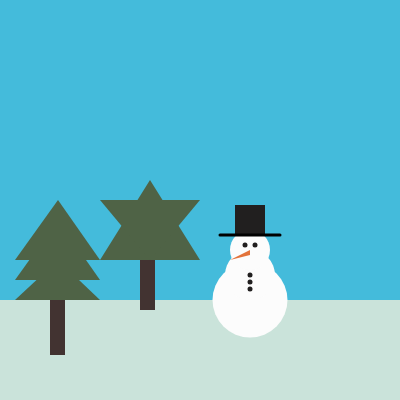
Frame 1 (no input)
Frame 60 (no input): identical to frame 1, image omitted
Frame 120 (the mouse pressed at the canvas centre since frame 60): identical to frame 1, image omitted

The p5.js sketch that drew this single still picture (run headless with seeded random() and noise() and a simulated clock; from frame 60 on, the mouse is pressed at the canvas centre):

// p5.js sketch
// ── sketch.js
function setup() {
  createCanvas(400, 400);
}

function draw() {
  //snow scape floor 
  background(220);
  fill(202, 227, 218)
  strokeWeight(0)
  quad(0, 400, 0, 300, 400, 300, 400, 400);//Points should be added in either clockwise or counter-clockwise order.
  strokeWeight(0)

  //sky scape
  fill(68, 187, 219)
  quad(0, 0, 400, 0, 400, 300, 0, 300); //p1,p2,p3,p4
  strokeWeight(0)
  
  //bodys
  fill(252, 252, 252)
  circle(250,300,75)
  circle(250,275,50)
  circle(250,250,40) 
  
  //eyes
  fill(33, 31, 31) 
  circle(255,245,5)
  circle(245,245,5)

  //nose
  fill(227, 115, 59) 
  triangle(250, 250, 230, 260, 250, 255);

  //Buttons
  fill(33, 31, 31)
  circle(250,275,5)
  circle(250,282,5)
  circle(250,289,5)

  //Top Hat
  fill(33, 31, 31) 
  strokeWeight(0)
  square(235, 205, 30);
  strokeWeight(3)
  line(220, 235, 280, 235);

  // tree trunk 1
  fill(66, 51, 49) 
  strokeWeight(0)
  rect(50, 300, 15, 55);

  // tree leafs 1
  fill(79, 99, 70)
  triangle(15, 300, 58, 260, 100, 300);
  triangle(15, 280, 58, 220, 100, 280);
  triangle(15, 260, 58, 200, 100, 260);

  // tree trunk 2
  fill(66, 51, 49) 
  rect(140, 260, 15, 50);

   // leaves 2 
  fill(79, 99, 70)
  triangle(100, 260, 150, 180, 200, 260);//(pL,pT,pR)
  triangle(100, 200, 150, 260, 200, 200);

 

 




  




}
